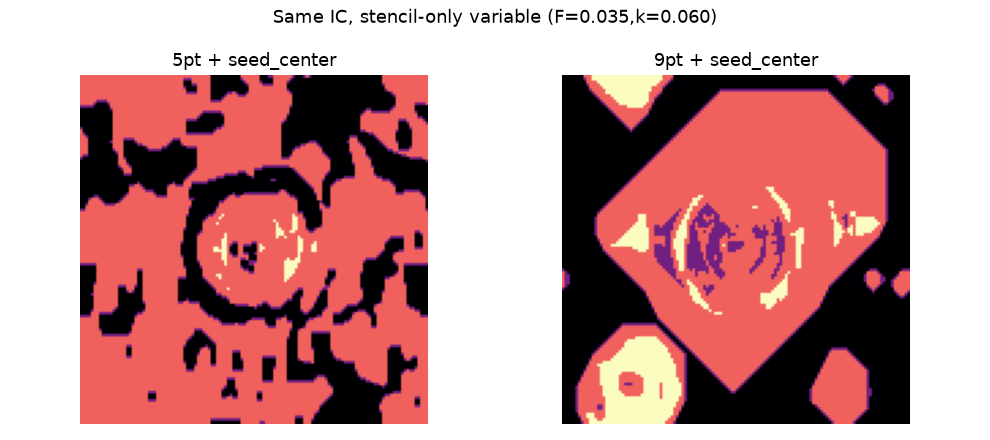

Write the Python code that produced this figure.
import numpy as np, numpy.fft as fft, time
import matplotlib; matplotlib.use('Agg'); import matplotlib.pyplot as plt
from numba import njit
from colony_lib.dynamics import GrayScott2D

@njit
def lap5(u,o):
    L=u.shape[0]
    for y in range(L):
        for x in range(L):
            o[y,x]=u[(y+1)%L,x]+u[(y-1)%L,x]+u[y,(x+1)%L]+u[y,(x-1)%L]-4.0*u[y,x]
@njit
def lap9(u,o):
    L=u.shape[0]
    for y in range(L):
        for x in range(L):
            orth=u[(y+1)%L,x]+u[(y-1)%L,x]+u[y,(x+1)%L]+u[y,(x-1)%L]
            diag=u[(y+1)%L,(x+1)%L]+u[(y+1)%L,(x-1)%L]+u[(y-1)%L,(x+1)%L]+u[(y-1)%L,(x-1)%L]
            o[y,x]=-5.0*u[y,x]+orth+0.25*diag
@njit
def step5(u,v,t1,t2,dt,F,k):
    L=u.shape[0]; lap5(u,t1); lap5(v,t2)
    for y in range(L):
        for x in range(L):
            uu=u[y,x]; vv=v[y,x]; u2v=uu*uu*vv
            nu=uu+dt*(F*(1.0-uu)-u2v+0.16*t1[y,x]); nv=vv+dt*(u2v-(F+k)*vv+0.08*t2[y,x])
            u[y,x]=0.0 if nu<0 else (1.0 if nu>1 else nu); v[y,x]=0.0 if nv<0 else (1.0 if nv>1 else nv)
@njit
def step9(u,v,t1,t2,dt,F,k):
    L=u.shape[0]; lap9(u,t1); lap9(v,t2)
    for y in range(L):
        for x in range(L):
            uu=u[y,x]; vv=v[y,x]; u2v=uu*uu*vv
            nu=uu+dt*(F*(1.0-uu)-u2v+0.16*t1[y,x]); nv=vv+dt*(u2v-(F+k)*vv+0.08*t2[y,x])
            u[y,x]=0.0 if nu<0 else (1.0 if nu>1 else nu); v[y,x]=0.0 if nv<0 else (1.0 if nv>1 else nv)
def cov(v): return float(((v>0.12)&(v<0.55)).mean())
def aniso(f):
    P=np.fft.fftshift(np.abs(fft.fft2(f-f.mean()))**2); ny,nx=P.shape; Y,X=np.ogrid[:ny,:nx]
    R=np.sqrt((X-nx//2)**2+(Y-ny//2)**2); ring=(R>=3)&(R<=20); a=np.arctan2(Y-ny//2,X-nx//2)
    ax=ring&(np.abs(np.cos(2*a))>0.5); dg=ring&(np.abs(np.cos(2*a))<=0.5)
    return (P[ax].sum()-P[dg].sum())/(P[ax].sum()+P[dg].sum()+1e-12)

F,k,L,T,sn=0.035,0.060,128,8000,42
out={}; ex={}
# Build SAME seed_center IC, feed to both steppers
g=GrayScott2D(grid_size=L,F=F,k=k,dt=1.0,dx=1.0); g.seed_center(radius=12,noise_amp=0.05,seed=sn)
u0=g.u.copy(); v0=g.v.copy()
# report IC structure
Y,X=np.ogrid[:L,:L]; c=L//2; r=12; inside=((X-c)**2+(Y-c)**2)<=r*r
print('seed_center IC: nonzero-v pixels=%d (vs my radial %d)'%(int((v0>0).sum()), int(inside.sum())))
# 5pt on seed_center
u,v=u0.copy(),v0.copy(); t1=np.empty((L,L)); t2=np.empty((L,L))
for _ in range(T): step5(u,v,t1,t2,1.0,F,k)
out['5pt_seedcenter']=(cov(v),aniso(v)); ex['5pt']=v.copy()
# 9pt on SAME seed_center
u,v=u0.copy(),v0.copy(); t1=np.empty((L,L)); t2=np.empty((L,L))
for _ in range(T): step9(u,v,t1,t2,1.0,F,k)
out['9pt_seedcenter']=(cov(v),aniso(v)); ex['9pt']=v.copy()
print('DECISIVE (same seed_center IC, vary stencil):')
for kk,(c,a) in out.items(): print('  %s : cover=%.2f aniso=%.2f'%(kk,c,a))
fig,ax=plt.subplots(1,2,figsize=(9,4))
ax[0].imshow(ex['5pt'],cmap='magma'); ax[0].set_title('5pt + seed_center'); ax[0].axis('off')
ax[1].imshow(ex['9pt'],cmap='magma'); ax[1].set_title('9pt + seed_center'); ax[1].axis('off')
fig.suptitle('Same IC, stencil-only variable (F=%.3f,k=%.3f)'%(F,k)); fig.tight_layout(); fig.savefig('gs_stencil_dec.png',dpi=110)
print('saved gs_stencil_dec.png')
